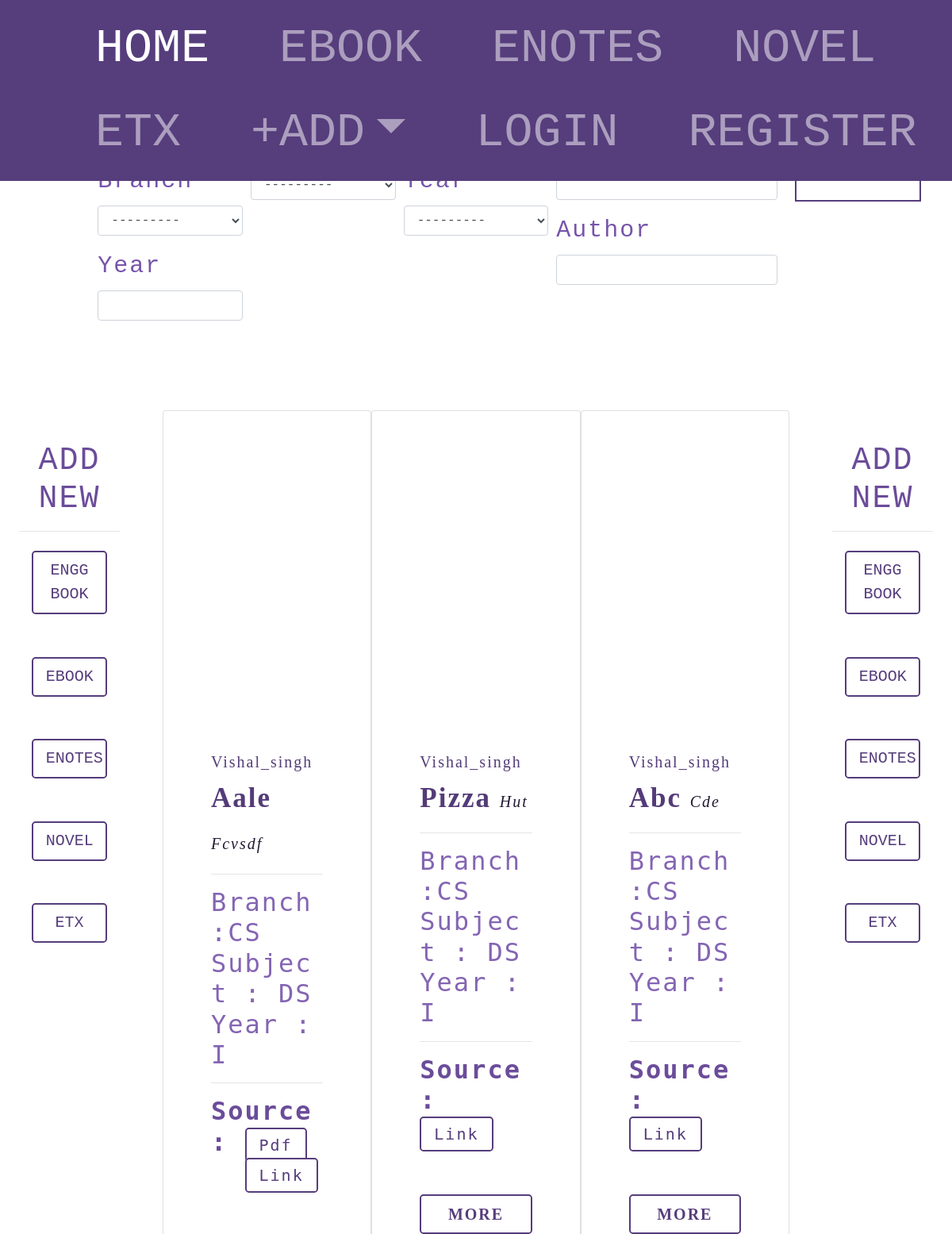
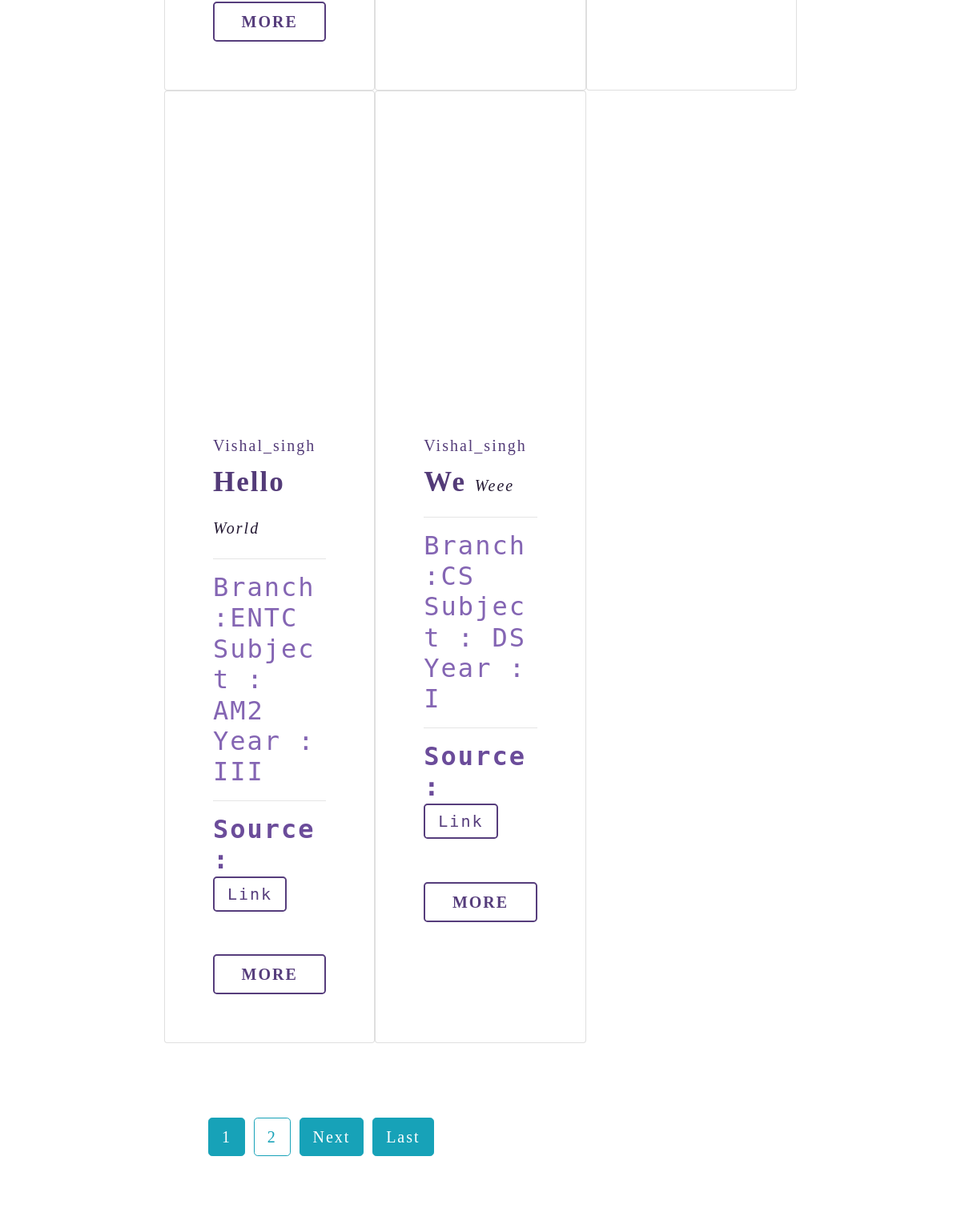
/polls/ebook/ebook_index, run on the app's committed database (2 pictures, top to bottom).
### polls/models.py (models this page shows, shortened)
class Ebook_model(models.Model):
	owner = models.ForeignKey(User, on_delete=models.CASCADE)
	ebook_name=models.CharField(max_length=lenn,blank=True)
	ebook_image=models.FileField(upload_to='ebook/img',default='book/pdf/no_image.jpg',blank=True)
	ebook_pdf = models.FileField(upload_to='ebook/pdf',blank=True)
	ebook_author=models.CharField(max_length=lenn)
	Branch_CHOICES=[('CS','CS'),('Mech','Mech'),('ENTC','ENTC'),('IT','IT'),('CHEM','CHEM'),('ETX','ETX'),('Civil','Civil'),('FY','FY')]
	Subject_CHOICES=[('DS','Data Structures'),('DSGT','Data Structures and Graph Theory'),('AM2','Applied Mathematcs'),('AM1','Applied Mechanics'),('EI','Engineering Informatics')]
	Year_CHOICES=[('I','I'),('II','II'),('III','III'),('IV','IV')]
	ebook_branch=models.CharField(max_length=lenn,choices=Branch_CHOICES,default='CS')
	ebook_sub=models.CharField(max_length=lenn,choices=Subject_CHOICES,default='DS')
	ebook_year=models.CharField(max_length=lenn,choices=Year_CHOICES,default='I')
	import datetime
	Edition_CHOICES = [(r,r) for r in range(1984, datetime.date.today().year+1)]
	ebook_edition=models.IntegerField(('year'), choices=Edition_CHOICES, default=datetime.datetime.now().year ,null=True)
	ebook_drive_url=models.URLField(max_length=lenn,
		default='http://localhost:8000/polls/',
		null=True)

### polls/views.py (the view)
class EbookIndexView(generic.ListView):
    template_name = 'polls/ebook_index.html'
    context_object_name = 'latest_owner_list'
    paginate_by = 3
    def get_context_data(self,**kwargs):
        context = super(EbookIndexView,self).get_context_data(**kwargs)
        context['filter'] = SnippetFilter4(self.request.GET,queryset=self.get_queryset())
        return context
    def get_queryset(self):
		return Ebook_model.objects.all()

### polls/templates/polls/ebook_index.html (shortened to what this page needs)
{% extends 'polls/base.html' %}
{% load static %}
{% load bootstrap %}
{% load crispy_forms_tags %}
{% block body %}
<div class=" " style='padding-top: 10px;   padding-bottom: 1000px;'>
    <div class="row" style="padding-top: 50px;   ">
        <div class="col-lg-12 " >
                <div class="filter_index_engg container-fluid"
                    style="width: 98%;color:#7754ab;padding: 5px 15px 5px 15px; ">
                        <div style="font-size:30px;">
                        <form method="GET">
                            <div class="form-row">
                                      <div class="form-group col-md-1">
                                      </div>
                                      <div class="form-group col-md-2">
                                      {{ filter.form.ebook_branch|as_crispy_field }}
                                      {{ filter.form.ebook_edition|as_crispy_field }}
                                      </div>
<div class="form-group col-md-2">
   {{ filter.form.ebook_sub|as_crispy_field }}
</div>
                                    <div class="form-group col-md-2">
                                      {{ filter.form.ebook_year|as_crispy_field }}
                                    </div>
<div class="form-group col-md-3">
   {{ filter.form.ebook_name|as_crispy_field }}
   {{ filter.form.ebook_author|as_crispy_field }}
</div>
<div class="form-group col-md-2" style='padding:17px;'>
  <button type="submit" class="text-center button_engg btn-block  ">
    <p class="text-center " style="font-size: 120%; ">search</p>
  </button>
</div>
                            </div>
                        </form>
                        </div>
                </div >
        </div >
    </div >
    <div class="row" style="padding-top: 50px;   ">
        <div class="col-lg-2 " >
                {% include "polls/side_bar_all.html" %}
        </div >
        <br><br>
        <div class="col-lg-8 index_middle_bg" style="padding: 10px 30px;">
            <div class="row" style="font-size:35px;">
            {% if object_list %}
                {% for ebook_model in  filter.qs %}
                    <div class="card " style="width: 33.333%;padding:60px;padding-top:30px;">
                            {% if ebook_model.ebook_image %}
                                <a href="{% url 'polls:ebook_detail' ebook_model.id  %}">
            <img class="card-img-top img-responsive" src="{{ ebook_model.ebook_image.url }}"   alt="Card image cap"
                                style=" padding: 80px; height:400px;">
                                </a>
                            {% endif %}
                        <div>
                            <h5 style="color:#533b78" >{{ebook_model.owner.username }}</h5>
                            <b style="color:#533b78;font:15px;">{{ebook_model.ebook_name }}</b>
                            <i style="color: #241933 ;font-size:20px;">{{ebook_model.ebook_author }}</i><hr>
                            <h2 style="color:#8465b3;">
                                Branch :{{ ebook_model.ebook_branch }} </br>
                                Subject : {{ebook_model.ebook_sub }}    </br>
                                Year : {{ebook_model.ebook_year }}      </br><hr>
                                {% if ebook_model.ebook_pdf or ebook_model.ebook_drive_url %}
                                <b style="color:#6b4c9a;" >source :</b>
                                {% if ebook_model.ebook_pdf  %}
                                <a href="{{ ebook_model.ebook_pdf.url }}" class="text-center button_engg b btn-lg"   target="_blank"  >
                                        pdf
                                </a>
                                {% endif %}
                                {% if ebook_model.ebook_drive_url %}&nbsp;
                                <a href="{{ ebook_model.ebook_drive_url }}" class="text-center button_engg b btn-lg"   target="_blank"  >
                                        link
                                </a>
                                {% endif %}
                                {% endif %}
                            </h2>
                            <a href="{% url 'polls:ebook_detail' ebook_model.id  %}"
                            class="text-center button_engg btn-block btn-lg" role="button"><b>MORE</b></a>
                        </div>
                    </div>
                {% endfor %}
            {% else %}
                <h1 class=" col-sm-12 detail_heading" style="width: 100%";>  NO BOOKS </h1>
            {% endif %}
            <div class="col-lg-12  " >
              {% include "polls/side_bar_paginator.html" %}
            </div>
            </div>
        </div >
    <div class="col-lg-2  " >
            {% include "polls/side_bar_all.html" %}
    </div >
    </div>
</div>
{% endblock %}

### polls/static/polls/css/style.css (style rules this page uses)
h2,h3,h4 { color: green; font-family: 'monospace'; }
.button_engg { border-color: #4CAF50; border: 2px solid ; color: #563d7c; background-color: white; }
.index_middle_bg { color:orange; font-family:Verdana ; padding: 10px 30px; text-transform: capitalize;letter-spacing: 2px; }
.filter_index_engg { color:rgba(169,3,41,1); background-color: white; font-family:monospace ; font-size:25px; padding: 50px 15px 75px 15px; border-radius: 7px; text-transform: capitalize; letter-spacing: 2px; }

### data on the page
Ebook_model: ebook_image (picture), owner.username "Vishal_singh", ebook_name "Aale", ebook_author "Fcvsdf", ebook_branch "CS", ebook_sub "DS", ebook_year "I"
Ebook_model: ebook_image (placeholder picture), owner.username "Vishal_singh", ebook_name "Pizza", ebook_author "Hut", ebook_branch "CS", ebook_sub "DS", ebook_year "I"
Ebook_model: ebook_image (placeholder picture), owner.username "Vishal_singh", ebook_name "Abc", ebook_author "Cde", ebook_branch "CS", ebook_sub "DS", ebook_year "I"
Ebook_model: ebook_image (picture), owner.username "Vishal_singh", ebook_name "Hello", ebook_author "World", ebook_branch "ENTC", ebook_sub "AM2", ebook_year "III"
Ebook_model: ebook_image (placeholder picture), owner.username "Vishal_singh", ebook_name "We", ebook_author "Weee", ebook_branch "CS", ebook_sub "DS", ebook_year "I"

### other printed values
{{ "Home"|upper }} "HOME"
{{ "Ebook"|upper }} "EBOOK"
{{ "Enotes"|upper }} "ENOTES"
{{ "Novel"|upper }} "NOVEL"
{{ "Etx"|upper }} "ETX"
{{ "+ADD"|upper }} "+ADD"
{{ "login"|upper }} "LOGIN"
{{ "register"|upper }} "REGISTER"
{{ "Engg Book"|upper }} "ENGG BOOK ENGG BOOK"
{{ "Ebook"|upper }} "EBOOK EBOOK"
{{ "Enotes"|upper }} "ENOTES ENOTES"
{{ "Novel"|upper }} "NOVEL NOVEL"
{{ "Etx"|upper }} "ETX ETX"
{{ num }} "1"
{{ num }} "2"
